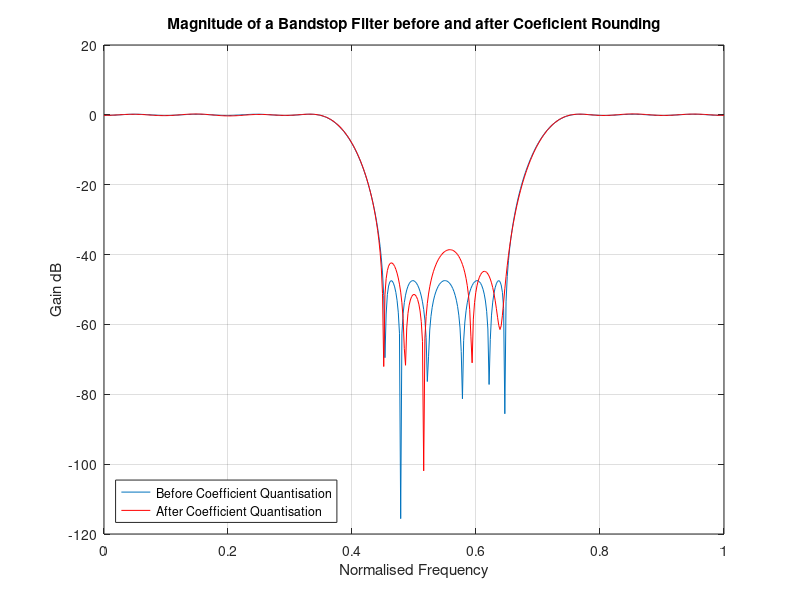
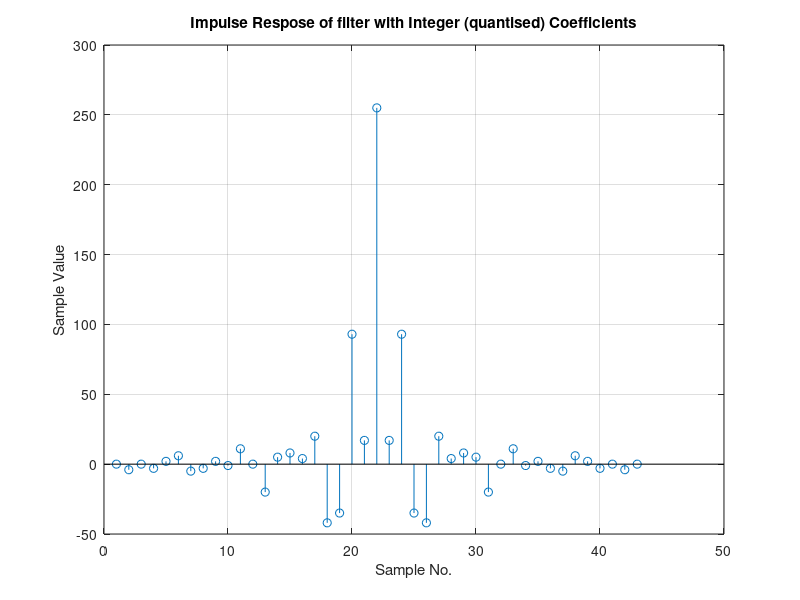

Here is the MATLAB script that generated these plots, in order:
%      ExampleCode.m

%  UCD   Advanced Signal Processing

% Example Matlab code illustrating some techniques that can be used in
% Assignment 1  2015

nfreq = 1024;  % No. of frequency points for plotting and analysing magnitude repsponse
nbit = 9;  % coefficient wordlength including sign bit
maxval = 2^(nbit-1) - 1; %Maximum integer value possible using sign magnitude representation


% Example Filter Specifications (a bandstop filter)
Fs = 2;  % Sampling Frequency
N      = 42;    % Order
Fpass1 = 0.35;  % First Passband Frequency
Fstop1 = 0.45;  % First Stopband Frequency
Fstop2 = 0.65;  % Second Stopband Frequency
Fpass2 = 0.75;  % Second Passband Frequency
Wpass1 = 1;     % First Passband Weight
Wstop  = 5;     % Stopband Weight
Wpass2 = 1;     % Second Passband Weight
dens   = 20;    % Density Factor

% Calculate the coefficients using the FIRPM function:
b  = firpm(N, [0 Fpass1 Fstop1 Fstop2 Fpass2 Fs/2]/(Fs/2), [1 1 0 0 1 1], [Wpass1 Wstop Wpass2], {dens});

% Plot magnitude response when high precision coefiicients are used:
zf = abs(fft(b,nfreq));  %Samples of the DTFT
f = [0:512]/512;
plot(f,20*log10(zf(1:513))) 
hold on

% Scale coefficients so that magnitude of coefficient with largest
% magnitude equals maxval:
maxb = max(abs(b));
bscale = maxval/maxb;   % Scaling factor
bs = b*bscale;  %Scaled coefficients

%Quantise the coefficients:
bqI = round(bs);  %Rounded scaled coefficients  (all are now integers)

bq = bqI/bscale;  %Scaling removed (coeffs are no longer integers but are still quantised)

% Plot the magnitude response of the filter with quantised coefficients
zf = abs(fft(bq,nfreq));  
plot(f,20*log10(zf(1:513)),'r')
grid on
xlabel('Normalised Frequency')
ylabel('Gain dB')
title('Magnitude of a Bandstop Filter before and after Coeficient Rounding')
legend('Before Coefficient Quantisation','After Coefficient Quantisation','Location','SouthWest')

figure
stem(bqI)
xlabel('Sample No.')
ylabel('Sample Value')
title('Impulse Respose of filter with Integer (quantised) Coefficients')

grid on



